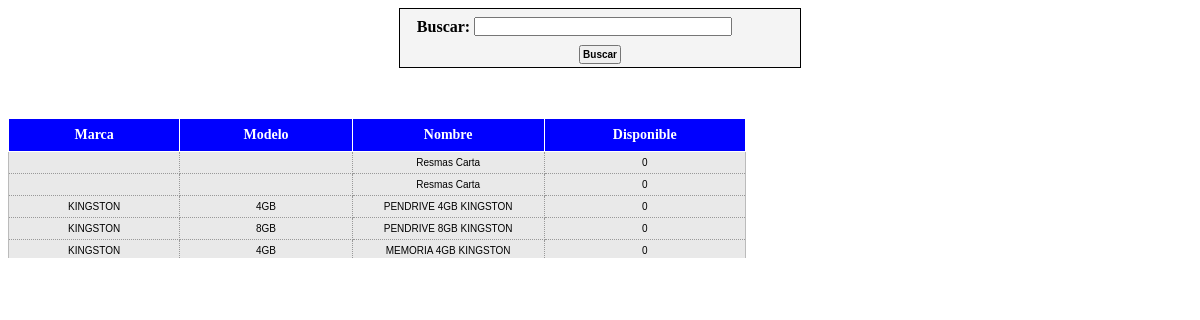
Screenshot of /listado_productos_disponibilidad.php with the database file from the repository.
### tables this page shows
CREATE TABLE IF NOT EXISTS `compra_productos` (
  `id_compra_productos` int(11) NOT NULL AUTO_INCREMENT,
  `producto` int(11) NOT NULL,
  `precio` decimal(11,2) NOT NULL,
  `factura` varchar(11) NOT NULL,
  `cantidad` int(11) NOT NULL,
  `transaccion` varchar(50) DEFAULT NULL,
  PRIMARY KEY (`id_compra_productos`),
  KEY `factura` (`factura`)
);

CREATE TABLE IF NOT EXISTS `productos` (
  `id_productos` int(11) NOT NULL AUTO_INCREMENT,
  `marca` varchar(45) DEFAULT NULL,
  `modelo` varchar(45) DEFAULT NULL,
  `nombre` varchar(45) DEFAULT NULL,
  `descripcion` varchar(500) DEFAULT NULL,
  `tipo` varchar(20) NOT NULL,
  PRIMARY KEY (`id_productos`)
);

### listado_productos_disponibilidad.php (the view, shortened to what this page needs)
<?php
extract($_POST);
extract($_GET);
 require_once("Connections/conexion.php");
?><!DOCTYPE html PUBLIC "-//W3C//DTD XHTML 1.0 Transitional//EN" "http://www.w3.org/TR/xhtml1/DTD/xhtml1-transitional.dtd">
<html xmlns="http://www.w3.org/1999/xhtml">
<head>
<link type="text/css" rel="stylesheet" href="css/custom-theme/jquery-ui-1.8.16.custom.css" charset="utf-8" />
<link type="text/css" rel="stylesheet" href="css/estilo.css" charset="utf-8" />
<link type="text/css" rel="stylesheet" href="css/prettyPhoto.css" media="screen" title="prettyPhoto main stylesheet" charset="utf-8" />
<link href="css.css" rel="stylesheet" type="text/css" />
</head>
<body>
<form id="form1" name="form1" method="post" action="">
<div style="overflow:scroll; width:100%; height:250px;">
<div class="divBorder"  style="width:400px;">
  <table width="400" class="tblFiltro">
    <tr b="b">
      <td width="54" height="29" align="right" class="negrita">Buscar:</td>
      <td width="261"><input type="text" name="fBuscar" id="fBuscar" value="<?=$fBuscar?>" style="width:250px;"/></td>
    </tr>
    <tr>
      <td colspan="2" align="center"><input type="submit" class="negrita" value="Buscar" /></td>
    </tr>
</table>
</div>
<p>&nbsp;</p>
<div style="overflow:scroll; width:900px; height:300px;">
  <table width="82%" align="left" class="tblLista">
    <thead>
      <tr>
        <th width="125" scope="col">Marca</th>
        <th width="126" scope="col">Modelo</th>
        <th width="142" scope="col">Nombre</th>
        <th width="150" scope="col">Disponible</th>
      </tr>
    </thead>
    <tbody>
    <?php
	$sql = "SELECT *
FROM compra_productos INNER JOIN productos ON compra_productos.producto = productos.id_productos
where compra_productos.transaccion!='ELIMINADO POR MODIFICACION'
			$filtro
			";
	$query = mysql_query($sql,$conexion) or die ($sql.mysql_error());
			while ($field = mysql_fetch_array($query)) {
							$query_almacen = "SELECT sum(cantida) FROM almacen where id_producto='$field[id_productos]' and (transaccion='COMPRA' or transaccion='COMPRA-MODIFICADA') ";
							$almacen = mysql_query($query_almacen, $conexion) or die(mysql_error());
							$row_almacen = mysql_fetch_assoc($almacen);
							$query_almacen2 = "SELECT sum(cantida) FROM almacen where  id_producto='$field[id_productos]' and transaccion='VENTA' ";
							$almacen2 = mysql_query($query_almacen2, $conexion) or die(mysql_error());
							$row_almacen2 = mysql_fetch_assoc($almacen2);
							$query_pedido = "SELECT sum(cantidad) FROM pedido_productos where  id_producto='$field[id_productos]' ";
							$pedido = mysql_query($query_pedido, $conexion) or die(mysql_error());
							$row_pedido = mysql_fetch_assoc($pedido);
							$query_almacen3 = "SELECT sum(cantida) FROM almacen where  id_producto='$field[id_productos]' and transaccion='EXTRAIDO' ";
							$almacen3 = mysql_query($query_almacen3, $conexion) or die(mysql_error());
							$row_almacen3 = mysql_fetch_assoc($almacen3);
							$disponible=$row_almacen["sum(cantida)"]-$row_almacen2["sum(cantida)"]-$row_pedido["sum(cantidad)"]-$row_almacen3["sum(cantida)"];
			?>
    <tr class="trListaBody" onclick="selListado2('<?=$field['id_productos']?>', '<?=($field['nombre'])?>', 'codigo', 'nombre', '<?=$field['id_productos']?>', 'id_productos', '<?=($disponible)?>','disponible', '','','','');" id="<?=$field['id_productos']?>">
      <td align="center" ><?=($field['marca'])?></td>
      <td align="center"><?=($field['modelo'])?></td>
      <td align="center" ><?=($field['nombre'])?></td>
      <td align="center" ><?=($disponible)?></td>
    </tr>
    <?
	}
	?>
    </tbody>
  </table>
</div>
</div>
</form>
</body>
</html>

### css/estilo.css (style rules this page uses)
.tblLista { border-collapse:collapse; border:solid 1px #BBBBBB; margin-left:auto; margin-right:auto; }
.tblLista tbody td { padding:5px; border:1px dotted #999; }
.tblLista thead th { font-size: 14px; font-weight: bold; color: #FFFFFF; background-color: #0000FF; padding: 8px; border: 1px #FFF solid; }
.trListaBody { background-color:#E9E9E9; font-family: "Lucida Grande", Verdana, Arial, Helvetica, sans-serif; font-size:10px; height:20px; }
input { font-family: Arial, "Times New Roman", Times, serif; font-size: 10px; color:#000000; padding:2px; }
.tblFiltro { font-weight: bold; background-color: #f4f4f4; margin-left: auto; margin-right: auto; }
.divBorder { border:solid 1px #000000; margin-left:auto; margin-right:auto; }

### css.css (style rules this page uses)
.negrita { font-weight: bold; }
.trListaBody { background-color:#E9E9E9; }
.tblLista { border-collapse:collapse; border:solid 1px #BBBBBB; margin-left:auto; margin-right:auto; }

### rows the page displays
compra_productos: productos.nombre "Resmas Carta", disponible "0"
compra_productos: productos.nombre "Resmas Carta", disponible "0"
compra_productos: productos.marca "KINGSTON", productos.modelo "4GB", productos.nombre "PENDRIVE 4GB KINGSTON", disponible "0"
compra_productos: productos.marca "KINGSTON", productos.modelo "8GB", productos.nombre "PENDRIVE 8GB KINGSTON", disponible "0"
compra_productos: productos.marca "KINGSTON", productos.modelo "4GB", productos.nombre "MEMORIA 4GB KINGSTON", disponible "0"
